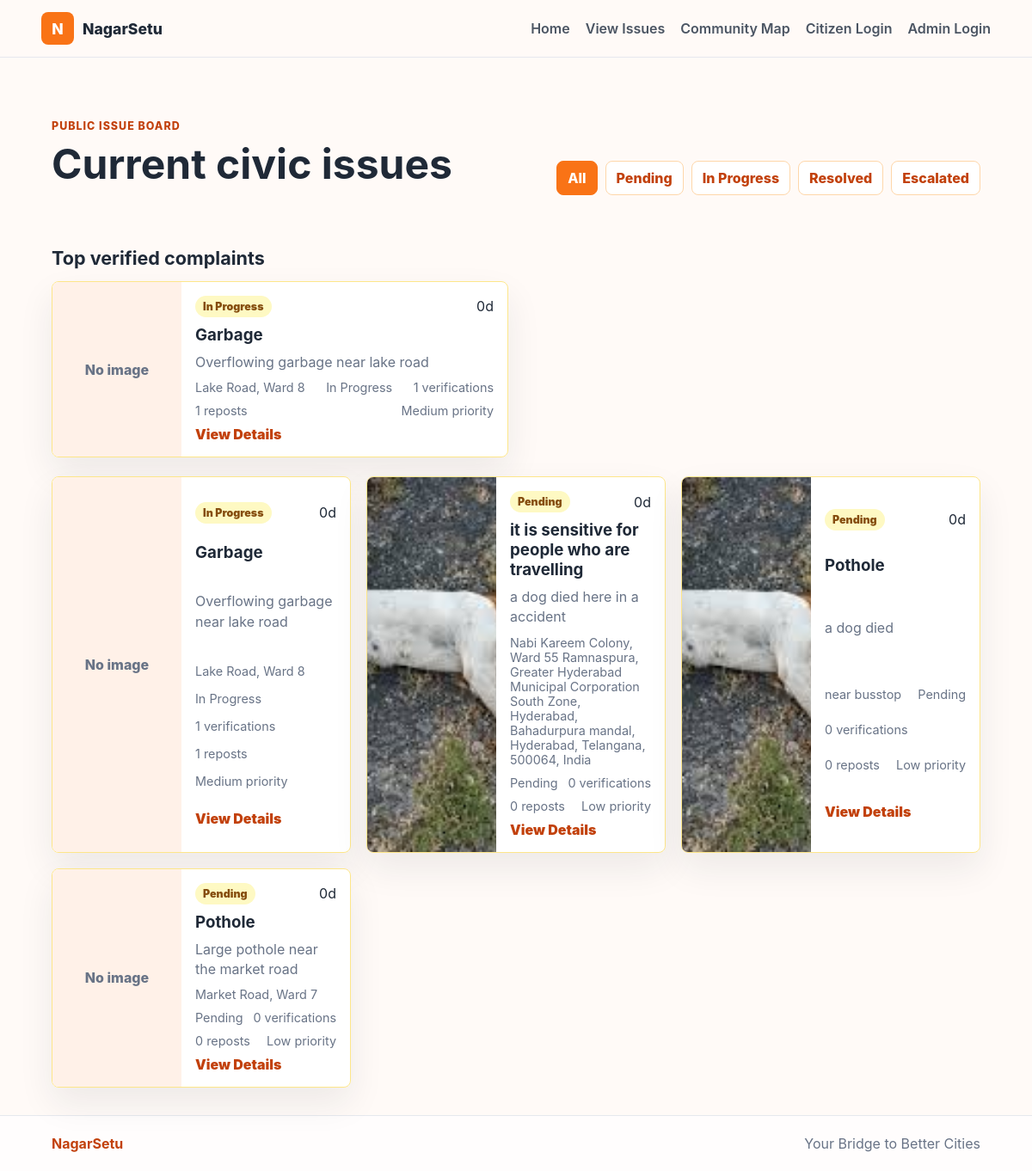
Page /issues on the committed database.
### tables this page shows
CREATE TABLE issues (
            id INTEGER PRIMARY KEY AUTOINCREMENT,
            user_id INTEGER NOT NULL,
            description TEXT NOT NULL,
            location TEXT NOT NULL,
            category TEXT NOT NULL,
            before_image TEXT,
            after_image TEXT,
            status TEXT NOT NULL DEFAULT 'Pending',
            created_at TEXT NOT NULL,
            updated_at TEXT NOT NULL, custom_category TEXT, latitude REAL, longitude REAL, resolution_date TEXT, verification_count INTEGER NOT NULL DEFAULT 0, escalation_status TEXT NOT NULL DEFAULT 'Normal', duplicate_reference INTEGER, repost_count INTEGER NOT NULL DEFAULT 0, complaint_priority TEXT NOT NULL DEFAULT 'Low', nearby_duplicate_flag INTEGER NOT NULL DEFAULT 0,
            FOREIGN KEY (user_id) REFERENCES users (id)
        );

### app.py (the view)
@app.route("/issues")
def issues():
    status_filter = request.args.get("filter", "All")
    if status_filter in {"Pending", "In Progress", "Resolved"}:
        issue_rows = fetch_issues("WHERE issues.status = ?", (status_filter,))
    else:
        issue_rows = fetch_issues()
        if status_filter == "Escalated":
            issue_rows = [issue for issue in issue_rows if issue["alert"]["escalated"]]
    top_verified = sorted(issue_rows, key=lambda item: item["verification_count"], reverse=True)[:4]
    return render_template(
        "issues.html",
        issues=issue_rows,
        selected_filter=status_filter,
        top_verified=[issue for issue in top_verified if issue["verification_count"] > 0],
    )

### app.py (called while the page is built)
def get_db():
    if "db" not in g:
        g.db = sqlite3.connect(DATABASE)
        g.db.row_factory = sqlite3.Row
    return g.db

@app.before_request
def ensure_database():
    init_db()

def current_user():
    user_id = session.get("user_id")
    if not user_id:
        return None
    return get_db().execute("SELECT * FROM users WHERE id = ?", (user_id,)).fetchone()

@app.context_processor
def inject_globals():
    return {
        "current_user": current_user(),
        "app_name": "NagarSetu",
        "csrf_token": csrf_token,
        "categories": CATEGORIES,
        "verified_threshold": VERIFIED_THRESHOLD,
    }

def csrf_token():
    token = session.get("csrf_token")
    if not token:
        token = secrets.token_urlsafe(32)
        session["csrf_token"] = token
    return token

@app.before_request
def protect_post_requests():
    if request.method == "POST":
        token = request.form.get("csrf_token") or request.headers.get("X-CSRFToken")
        if not token or token != session.get("csrf_token"):
            abort(400, description="Invalid CSRF token.")

def days_since(created_at):
    created = datetime.fromisoformat(created_at)
    return max((datetime.utcnow() - created).days, 0)

def escalation_for(issue):
    if issue["status"] == "Resolved":
        return "Resolved"
    days = days_since(issue["created_at"])
    if days >= 5:
        return "Escalated"
    if days >= 2:
        return "Warning"
    return "Normal"

def alert_for(issue):
    days = days_since(issue["created_at"])
    if issue["status"] == "Resolved":
        return {"label": "Resolved", "level": "resolved", "days": days, "escalated": False}
    if days >= 5:
        return {"label": "Escalated", "level": "critical", "days": days, "escalated": True}
    if days >= 2:
        return {"label": "Warning", "level": "attention", "days": days, "escalated": False}
    if issue["status"] == "In Progress":
        return {"label": "In Progress", "level": "progress", "days": days, "escalated": False}
    return {"label": "Pending", "level": "pending", "days": days, "escalated": False}

def display_category(issue):
    if issue["category"] == "Others" and issue["custom_category"]:
        return issue["custom_category"]
    return issue["category"]

### templates/issues.html (shortened to what this page needs)
{% extends "base.html" %}
{% block content %}
<section class="page-head">
  <div>
    <p class="eyebrow">Public issue board</p>
    <h1>Current civic issues</h1>
  </div>
  <div class="filters">
    {% for item in ["All", "Pending", "In Progress", "Resolved", "Escalated"] %}
      <a class="{% if selected_filter == item %}active{% endif %}" href="{{ url_for('issues', filter=item) }}">{{ item }}</a>
    {% endfor %}
  </div>
</section>
{% if top_verified %}
<section class="highlight-band">
  <h2>Top verified complaints</h2>
  <div class="issue-grid mini-grid">
    {% for issue in top_verified %}
      {% include "partials/issue_card.html" %}
    {% endfor %}
  </div>
</section>
{% endif %}
<section class="issue-grid">
  {% for issue in issues %}
    {% include "partials/issue_card.html" %}
  {% else %}
    <p class="empty">No issues match this filter.</p>
  {% endfor %}
</section>
{% endblock %}

### templates/partials/issue_card.html (shortened to what this page needs)
<article class="issue-card {{ issue.alert.level }}">
  <div class="issue-image">
    {% if issue.before_image %}
      <img src="{{ url_for('static', filename='uploads/' ~ issue.before_image) }}" alt="{{ issue.category }}">
    {% else %}
      <span>No image</span>
    {% endif %}
  </div>
  <div class="issue-body">
    <div class="card-top">
      <span class="badge {{ issue.alert.level }}">{{ issue.alert.label }}</span>
      <span>{{ issue.alert.days }}d</span>
    </div>
    <h3>{{ issue.display_category }}</h3>
    <p>{{ issue.description }}</p>
    <div class="card-meta">
      <span>{{ issue.location }}</span>
      <span>{{ issue.status }}</span>
      <span>{{ issue.verification_count }} verifications</span>
      <span>{{ issue.repost_count }} reposts</span>
      <span>{{ issue.complaint_priority }} priority</span>
    </div>
    <div class="card-actions">
      <a class="text-link" href="{{ url_for('issue_detail', issue_id=issue.id) }}">View Details</a>
    </div>
  </div>
</article>

### static/css/styles.css (style rules this page uses)
:root { --orange: #f97316; --orange-dark: #c2410c; --orange-soft: #fff1e8; --ink: #1f2937; --muted: #687386; --line: #e6e8ee; --bg: #fffaf7; --white: #ffffff; --red: #dc2626; --yellow: #facc15; --green: #16a34a; }
* { box-sizing: border-box; }
body { margin: 0; font-family: Inter, ui-sans-serif, system-ui, -apple-system, BlinkMacSystemFont, "Segoe UI", sans-serif; color: var(--ink); background: var(--bg); }
a { color: inherit; text-decoration: none; }
img { display: block; max-width: 100%; }
.eyebrow { color: var(--orange-dark); font-weight: 800; text-transform: uppercase; font-size: 0.78rem; letter-spacing: 0.08em; }
h1 { margin: 0 0 12px; font-size: clamp(2.2rem, 7vw, 5.8rem); line-height: 1; letter-spacing: 0; }
h2 { margin-top: 0; font-size: 1.35rem; }
.btn, .issue-card, .stats-grid > div, .mini-button { transition: transform 160ms ease, box-shadow 160ms ease, border-color 160ms ease; }
.city-card, .stats-grid > div, .feature-grid article, .form-card, .side-panel, .detail-main, .issue-card { background: rgba(255, 255, 255, 0.94); border: 1px solid var(--line); border-radius: 8px; box-shadow: 0 18px 40px rgba(31, 41, 55, 0.08); }
.feature-grid, .stats-grid, .issue-grid { display: grid; grid-template-columns: repeat(3, minmax(0, 1fr)); gap: 18px; padding: 32px clamp(18px, 5vw, 72px); }
.auth-shell, .form-page, .page-head, .detail-grid, .two-column { padding: clamp(28px, 5vw, 64px) clamp(18px, 5vw, 72px); }
.page-head { display: flex; align-items: end; justify-content: space-between; gap: 18px; }
.page-head h1, .auth-shell h1, .form-page h1 { font-size: clamp(2rem, 4vw, 3.6rem); }
.filters { display: flex; flex-wrap: wrap; gap: 9px; }
.filters a { padding: 9px 12px; border: 1px solid #fed7aa; color: var(--orange-dark); background: white; border-radius: 8px; font-weight: 800; }
.filters .active { background: var(--orange); color: white; border-color: var(--orange); }
.issue-grid { grid-template-columns: repeat(3, minmax(0, 1fr)); padding-top: 0; }
.issue-card { overflow: hidden; display: grid; grid-template-columns: 150px 1fr; min-height: 170px; animation: riseIn 260ms ease both; }
.issue-card.progress { border-color: #fde68a; }
.issue-card.pending { border-color: #fde68a; }
.issue-image { min-height: 100%; background: var(--orange-soft); display: grid; place-items: center; color: var(--muted); font-weight: 800; }
.issue-image img { width: 100%; height: 100%; object-fit: cover; }
.issue-body { padding: 16px; display: grid; gap: 9px; }
.issue-body h3, .issue-body p { margin: 0; }
.issue-body p { color: var(--muted); line-height: 1.45; }
.card-top, .card-meta, .card-actions { display: flex; align-items: center; justify-content: space-between; gap: 10px; flex-wrap: wrap; }
.card-meta { color: var(--muted); font-size: 0.9rem; }
.badge { display: inline-flex; border-radius: 999px; padding: 5px 9px; font-size: 0.78rem; font-weight: 900; }
.badge.progress { background: #fef9c3; color: #854d0e; }
.badge.pending { background: #fef9c3; color: #854d0e; }
.text-link { color: var(--orange-dark); font-weight: 900; }
.highlight-band { padding: 0 clamp(18px, 5vw, 72px) 22px; }
.highlight-band h2 { margin-bottom: 14px; }
.mini-grid { padding: 0; grid-template-columns: repeat(2, minmax(0, 1fr)); }

### rows in the picture
issues: alert.label "In Progress", alert.days "0", display_category "Garbage", description "Overflowing garbage near lake road", location "Lake Road, Ward 8", status "In Progress", verification_count "1", repost_count "1", complaint_priority "Medium", shows "No image"
issues: before_image (picture), alert.label "Pending", alert.days "0", display_category "it is sensitive for people who are travelling", description "a dog died here in a accident", location "Nabi Kareem Colony, Ward 55 Ramnaspura, Greater Hyderabad Municipal Corporation South Zone, Hyderabad, Bahadurpura mandal, Hyderabad, Telangana, 500064, India", status "Pending", verification_count "0", repost_count "0", complaint_priority "Low"
issues: before_image (picture), alert.label "Pending", alert.days "0", display_category "Pothole", description "a dog died", location "near busstop", status "Pending", verification_count "0", repost_count "0", complaint_priority "Low"
issues: shows "No image", alert.label "Pending", alert.days "0", display_category "Pothole", description "Large pothole near the market road", location "Market Road, Ward 7", status "Pending", verification_count "0", repost_count "0", complaint_priority "Low"

### other values in the picture
{{ item }} "All" "Pending" "In Progress" "Resolved" "Escalated"
